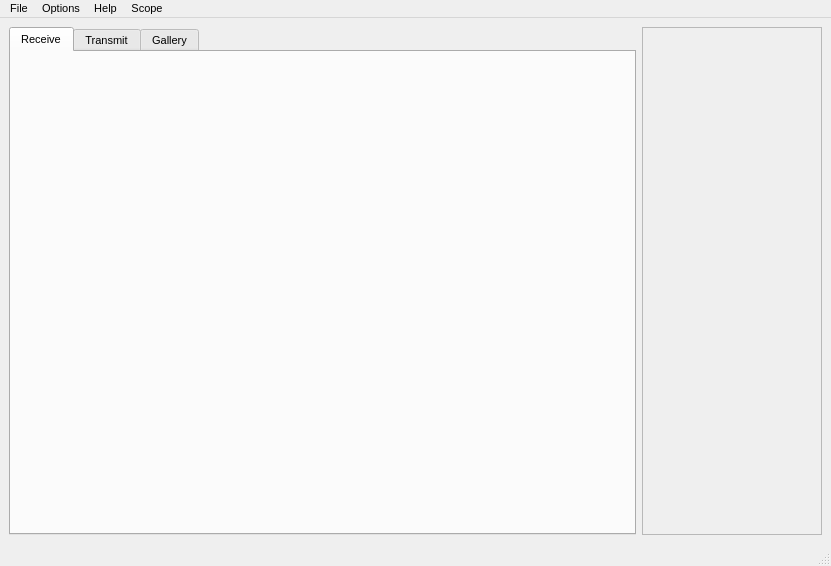
<?xml version="1.0" encoding="UTF-8"?>
<ui version="4.0">
 <class>MainWindow</class>
 <widget class="QMainWindow" name="MainWindow">
  <property name="geometry">
   <rect>
    <x>0</x>
    <y>0</y>
    <width>831</width>
    <height>566</height>
   </rect>
  </property>
  <property name="font">
   <font>
    <pointsize>8</pointsize>
    <weight>50</weight>
    <italic>false</italic>
    <bold>false</bold>
   </font>
  </property>
  <property name="windowTitle">
   <string>MainWindow</string>
  </property>
  <property name="tabShape">
   <enum>QTabWidget::Rounded</enum>
  </property>
  <widget class="QWidget" name="centralwidget">
   <layout class="QHBoxLayout" name="horizontalLayout">
    <item>
     <widget class="QTabWidget" name="maintabWidget">
      <property name="font">
       <font>
        <weight>50</weight>
        <italic>false</italic>
        <bold>false</bold>
       </font>
      </property>
      <property name="tabShape">
       <enum>QTabWidget::Rounded</enum>
      </property>
      <property name="currentIndex">
       <number>0</number>
      </property>
      <widget class="QWidget" name="rxTab">
       <property name="font">
        <font>
         <weight>50</weight>
         <bold>false</bold>
        </font>
       </property>
       <attribute name="title">
        <string>Receive</string>
       </attribute>
       <layout class="QVBoxLayout" name="verticalLayout_2">
        <property name="spacing">
         <number>1</number>
        </property>
        <property name="leftMargin">
         <number>1</number>
        </property>
        <property name="topMargin">
         <number>1</number>
        </property>
        <property name="rightMargin">
         <number>1</number>
        </property>
        <property name="bottomMargin">
         <number>1</number>
        </property>
        <item>
         <widget class="rxWidget" name="rxWindow" native="true"/>
        </item>
       </layout>
      </widget>
      <widget class="QWidget" name="txTab">
       <attribute name="title">
        <string>Transmit</string>
       </attribute>
       <layout class="QVBoxLayout" name="verticalLayout_3">
        <property name="spacing">
         <number>1</number>
        </property>
        <property name="leftMargin">
         <number>1</number>
        </property>
        <property name="topMargin">
         <number>1</number>
        </property>
        <property name="rightMargin">
         <number>1</number>
        </property>
        <property name="bottomMargin">
         <number>1</number>
        </property>
        <item>
         <widget class="txWidget" name="txWindow" native="true"/>
        </item>
       </layout>
      </widget>
      <widget class="QWidget" name="galleryTab">
       <attribute name="title">
        <string>Gallery</string>
       </attribute>
       <layout class="QVBoxLayout" name="verticalLayout_4">
        <property name="spacing">
         <number>1</number>
        </property>
        <property name="leftMargin">
         <number>1</number>
        </property>
        <property name="topMargin">
         <number>1</number>
        </property>
        <property name="rightMargin">
         <number>1</number>
        </property>
        <property name="bottomMargin">
         <number>1</number>
        </property>
        <item>
         <widget class="galleryWidget" name="galleryWindow" native="true"/>
        </item>
       </layout>
      </widget>
     </widget>
    </item>
    <item>
     <widget class="spectrumWidget" name="spectrumFrame">
      <property name="sizePolicy">
       <sizepolicy hsizetype="Fixed" vsizetype="Preferred">
        <horstretch>0</horstretch>
        <verstretch>0</verstretch>
       </sizepolicy>
      </property>
      <property name="minimumSize">
       <size>
        <width>180</width>
        <height>0</height>
       </size>
      </property>
      <property name="maximumSize">
       <size>
        <width>180</width>
        <height>16777215</height>
       </size>
      </property>
      <property name="frameShape">
       <enum>QFrame::StyledPanel</enum>
      </property>
      <property name="frameShadow">
       <enum>QFrame::Raised</enum>
      </property>
     </widget>
    </item>
   </layout>
  </widget>
  <widget class="QMenuBar" name="menubar">
   <property name="geometry">
    <rect>
     <x>0</x>
     <y>0</y>
     <width>831</width>
     <height>19</height>
    </rect>
   </property>
   <property name="font">
    <font>
     <weight>50</weight>
     <bold>false</bold>
    </font>
   </property>
   <widget class="QMenu" name="menuFile">
    <property name="title">
     <string>File</string>
    </property>
    <addaction name="actionExit"/>
   </widget>
   <widget class="QMenu" name="menuOptions">
    <property name="title">
     <string>Options</string>
    </property>
    <addaction name="actionConfigure"/>
    <addaction name="actionCalibrate"/>
    <addaction name="separator"/>
    <addaction name="actionLogSettings"/>
    <addaction name="actionResetLog"/>
    <addaction name="actionDumpSamplesPerLine"/>
   </widget>
   <widget class="QMenu" name="menuHelp">
    <property name="title">
     <string>Help</string>
    </property>
    <addaction name="actionAboutQSSTV"/>
    <addaction name="actionAboutQt"/>
    <addaction name="actionUsersGuide"/>
   </widget>
   <widget class="QMenu" name="menuScope">
    <property name="title">
     <string>Scope</string>
    </property>
    <addaction name="actionShowDataScope"/>
    <addaction name="actionShowSyncScopeNarrow"/>
    <addaction name="actionShowSyncScopeWide"/>
    <addaction name="actionScopeOffset"/>
   </widget>
   <addaction name="menuFile"/>
   <addaction name="menuOptions"/>
   <addaction name="menuHelp"/>
   <addaction name="menuScope"/>
  </widget>
  <widget class="QStatusBar" name="statusBar">
   <property name="minimumSize">
    <size>
     <width>0</width>
     <height>0</height>
    </size>
   </property>
   <property name="maximumSize">
    <size>
     <width>16777215</width>
     <height>16777215</height>
    </size>
   </property>
  </widget>
  <action name="actionExit">
   <property name="text">
    <string>Exit</string>
   </property>
  </action>
  <action name="actionConfigure">
   <property name="text">
    <string>Configuration</string>
   </property>
  </action>
  <action name="actionDumpSamplesPerLine">
   <property name="text">
    <string>Dump Samples Per Line</string>
   </property>
  </action>
  <action name="actionCalibrate">
   <property name="text">
    <string>Calibrate</string>
   </property>
  </action>
  <action name="actionShowDataScope">
   <property name="text">
    <string>Show Data Scope</string>
   </property>
  </action>
  <action name="actionLogSettings">
   <property name="text">
    <string>Log Settings</string>
   </property>
  </action>
  <action name="actionResetLog">
   <property name="text">
    <string>Reset Log</string>
   </property>
  </action>
  <action name="actionAboutQSSTV">
   <property name="text">
    <string>About QSSTV</string>
   </property>
  </action>
  <action name="actionAboutQt">
   <property name="text">
    <string>About Qt</string>
   </property>
  </action>
  <action name="actionUsersGuide">
   <property name="text">
    <string>Users Guide</string>
   </property>
  </action>
  <action name="actionShowSyncScopeNarrow">
   <property name="text">
    <string>Show Sync Scope Narrow</string>
   </property>
  </action>
  <action name="actionScopeOffset">
   <property name="text">
    <string>Scope Offset</string>
   </property>
  </action>
  <action name="actionShowSyncScopeWide">
   <property name="text">
    <string>Show Sync Scope Wide</string>
   </property>
  </action>
 </widget>
 <customwidgets>
  <customwidget>
   <class>rxWidget</class>
   <extends>QWidget</extends>
   <header>rxwidget.h</header>
   <container>1</container>
  </customwidget>
  <customwidget>
   <class>txWidget</class>
   <extends>QWidget</extends>
   <header>txwidget.h</header>
   <container>1</container>
  </customwidget>
  <customwidget>
   <class>galleryWidget</class>
   <extends>QWidget</extends>
   <header>gallerywidget.h</header>
   <container>1</container>
  </customwidget>
  <customwidget>
   <class>spectrumWidget</class>
   <extends>QFrame</extends>
   <header>spectrumwidget.h</header>
   <container>1</container>
  </customwidget>
 </customwidgets>
 <resources/>
 <connections/>
</ui>
